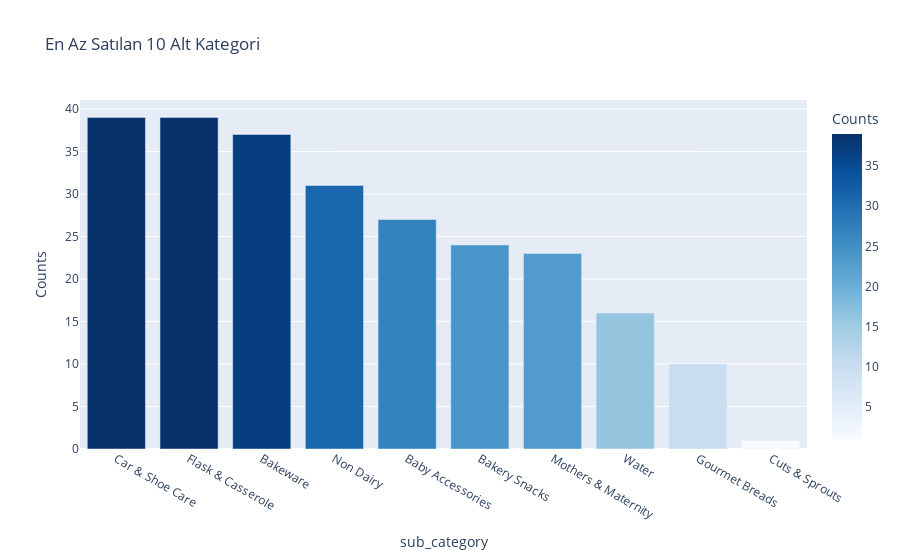

The notebook cell this image was saved under:
### Code cell
px.bar(data_frame=counts_df[-10:],
 x='sub_category',
 y='Counts',
 color='Counts',
 color_continuous_scale='blues',
 title=f'En Az Satılan 10 Alt Kategori')

### Figure 1 — Plotly figure (JSON) as saved in the notebook; plotly's stock layout.template omitted (floating-point values rounded to 4 significant figures)
{"data": [{"alignmentgroup": "True", "hovertemplate": "sub_category=%{x}<br>Counts=%{marker.color}<extra></extra>", "legendgroup": "", "marker": {"color": [39, 39, 37, 31, 27, 24, 23, 16, 10, 1], "coloraxis": "coloraxis"}, "name": "", "offsetgroup": "", "orientation": "v", "showlegend": false, "textposition": "auto", "type": "bar", "x": ["Car & Shoe Care", "Flask & Casserole", "Bakeware", "Non Dairy", "Baby Accessories", "Bakery Snacks", "Mothers & Maternity", "Water", "Gourmet Breads", "Cuts & Sprouts"], "xaxis": "x", "y": [39, 39, 37, 31, 27, 24, 23, 16, 10, 1], "yaxis": "y"}], "layout": {"barmode": "relative", "coloraxis": {"colorbar": {"title": {"text": "Counts"}}, "colorscale": [[0, "rgb(247,251,255)"], [0.125, "rgb(222,235,247)"], [0.25, "rgb(198,219,239)"], [0.375, "rgb(158,202,225)"], [0.5, "rgb(107,174,214)"], [0.625, "rgb(66,146,198)"], [0.75, "rgb(33,113,181)"], [0.875, "rgb(8,81,156)"], [1, "rgb(8,48,107)"]]}, "legend": {"tracegroupgap": 0}, "title": {"text": "En Az Satılan 10 Alt Kategori"}, "xaxis": {"anchor": "y", "domain": [0, 1], "title": {"text": "sub_category"}}, "yaxis": {"anchor": "x", "domain": [0, 1], "title": {"text": "Counts"}}}}
